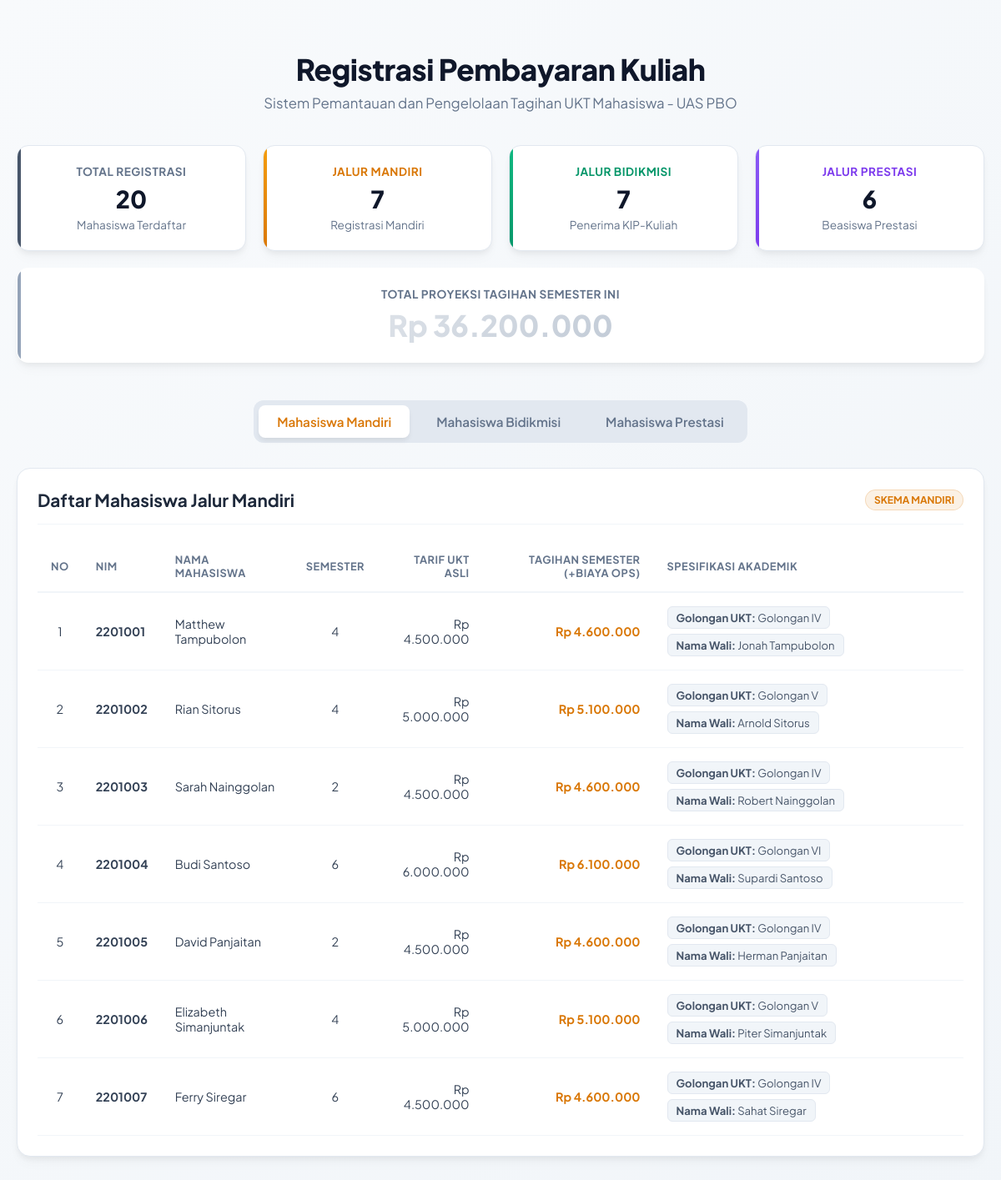
The page / on the database its author committed.
### tables this page shows
CREATE TABLE tabel_mahasiswa (
     
    id_mahasiswa INT AUTO_INCREMENT PRIMARY KEY,
    nama_mahasiswa VARCHAR(100) NOT NULL,
    nim VARCHAR(20) NOT NULL UNIQUE,
    semester INT NOT NULL,
    tarif_ukt_nominal DECIMAL(12, 2) NOT NULL,
    jenis_pembiayaan ENUM('Mandiri', 'Bidikmisi', 'Prestasi') NOT NULL,

     
     
    golongan_ukt VARCHAR(50) DEFAULT NULL,
    nama_wali VARCHAR(100) DEFAULT NULL,

     
    nomor_kip_kuliah VARCHAR(50) DEFAULT NULL,
    dana_saku_subsidi DECIMAL(12, 2) DEFAULT NULL,

     
    nama_instansi_beasiswa VARCHAR(100) DEFAULT NULL,
    minimal_ipk_syarat DECIMAL(3, 2) DEFAULT NULL
);

### MahasiswaMandiri.php (called while the page is built, shortened)
<?php
require_once 'Mahasiswa.php';
class MahasiswaMandiri extends Mahasiswa {
    protected $golonganUKT;
    protected $namaWali;
    public function __construct($id_mahasiswa, $nama_mahasiswa, $nim, $semester, $tarifUktNominal, $golonganUKT, $namaWali) {
        $this->golonganUKT = $golonganUKT;
        $this->namaWali = $namaWali;
    }
    public static function getAll() {
        $db = Database::connect();
        $stmt = $db->query("SELECT * FROM tabel_mahasiswa WHERE jenis_pembiayaan = 'Mandiri'");
        $results = [];
        while ($row = $stmt->fetch()) {
            $results[] = new self(
                $row['id_mahasiswa'],
                $row['nama_mahasiswa'],
                $row['nim'],
                $row['semester'],
                $row['tarif_ukt_nominal'],
                $row['golongan_ukt'],
                $row['nama_wali']
            );
        }
        return $results;
    }
    public function hitungTagihanSemester() {
        return (float)$this->tarifUktNominal + 100000;
    }
    public function tampilkanSpesifikasiAkademik() {
        return "Golongan UKT: " . $this->golonganUKT . ", Nama Wali: " . $this->namaWali;
    }
}

### MahasiswaBidikmisi.php (called while the page is built, shortened)
<?php
require_once 'Mahasiswa.php';
class MahasiswaBidikmisi extends Mahasiswa {
    public static function getAll() {
        $db = Database::connect();
        $stmt = $db->query("SELECT * FROM tabel_mahasiswa WHERE jenis_pembiayaan = 'Bidikmisi'");
        $results = [];
        while ($row = $stmt->fetch()) {
            $results[] = new self(
                $row['id_mahasiswa'],
                $row['nama_mahasiswa'],
                $row['nim'],
                $row['semester'],
                $row['tarif_ukt_nominal'],
                $row['nomor_kip_kuliah'],
                $row['dana_saku_subsidi']
            );
        }
        return $results;
    }
    public function hitungTagihanSemester() {
        return 0;
    }
}

### MahasiswaPrestasi.php (called while the page is built, shortened)
<?php
require_once 'Mahasiswa.php';
class MahasiswaPrestasi extends Mahasiswa {
    public static function getAll() {
        $db = Database::connect();
        $stmt = $db->query("SELECT * FROM tabel_mahasiswa WHERE jenis_pembiayaan = 'Prestasi'");
        $results = [];
        while ($row = $stmt->fetch()) {
            $results[] = new self(
                $row['id_mahasiswa'],
                $row['nama_mahasiswa'],
                $row['nim'],
                $row['semester'],
                $row['tarif_ukt_nominal'],
                $row['nama_instansi_beasiswa'],
                $row['minimal_ipk_syarat']
            );
        }
        return $results;
    }
    public function hitungTagihanSemester() {
        return (float)$this->tarifUktNominal * 0.25;
    }
}

### Mahasiswa.php (called while the page is built, shortened)
<?php
abstract class Mahasiswa {
    protected $nama_mahasiswa;
    protected $nim;
    protected $semester;
    protected $tarifUktNominal;
    public function __construct($id_mahasiswa, $nama_mahasiswa, $nim, $semester, $tarifUktNominal) {
        $this->nama_mahasiswa = $nama_mahasiswa;
        $this->nim = $nim;
        $this->semester = $semester;
        $this->tarifUktNominal = $tarifUktNominal;
    }
    public function getNamaMahasiswa() {
        return $this->nama_mahasiswa;
    }
    public function getNim() {
        return $this->nim;
    }
    public function getSemester() {
        return $this->semester;
    }
    public function getTarifUktNominal() {
        return $this->tarifUktNominal;
    }
}

### index.php (the view, shortened to what this page needs)
<?php
require_once 'Mahasiswa.php';
require_once 'MahasiswaMandiri.php';
require_once 'MahasiswaBidikmisi.php';
require_once 'MahasiswaPrestasi.php';
$mandiriList = MahasiswaMandiri::getAll();
$bidikmisiList = MahasiswaBidikmisi::getAll();
$prestasiList = MahasiswaPrestasi::getAll();
$countMandiri = count($mandiriList);
$countBidikmisi = count($bidikmisiList);
$countPrestasi = count($prestasiList);
$totalMahasiswa = $countMandiri + $countBidikmisi + $countPrestasi;
$totalTagihan = 0;
foreach ($mandiriList as $m) {
    $totalTagihan += $m->hitungTagihanSemester();
}
foreach ($bidikmisiList as $m) {
    $totalTagihan += $m->hitungTagihanSemester();
}
foreach ($prestasiList as $m) {
    $totalTagihan += $m->hitungTagihanSemester();
}
?>
<!DOCTYPE html>
<html lang="id">
<head>
    <link rel="stylesheet" href="style.css">
</head>
<body>
    <div class="container">
        <header>
            <h1 id="main-title">Registrasi Pembayaran Kuliah</h1>
            <p id="sub-title">Sistem Pemantauan dan Pengelolaan Tagihan UKT Mahasiswa - UAS PBO</p>
        </header>
        <section class="stats-grid" aria-label="Statistik Mahasiswa">
            <div class="stat-card total-border" id="card-stat-total">
                <h3>Total Registrasi</h3>
                <div class="stat-value"><?= $totalMahasiswa ?></div>
                <p style="color: var(--text-secondary); margin-top: 5px; font-size: 0.85rem;">Mahasiswa Terdaftar</p>
            </div>
            <div class="stat-card mandiri-border" id="card-stat-mandiri">
                <h3 style="color: var(--mandiri-color);">Jalur Mandiri</h3>
                <div class="stat-value text-highlight-mandiri"><?= $countMandiri ?></div>
                <p style="color: var(--text-secondary); margin-top: 5px; font-size: 0.85rem;">Registrasi Mandiri</p>
            </div>
            <div class="stat-card bidikmisi-border" id="card-stat-bidikmisi">
                <h3 style="color: var(--bidikmisi-color);">Jalur Bidikmisi</h3>
                <div class="stat-value text-highlight-bidikmisi"><?= $countBidikmisi ?></div>
                <p style="color: var(--text-secondary); margin-top: 5px; font-size: 0.85rem;">Penerima KIP-Kuliah</p>
            </div>
            <div class="stat-card prestasi-border" id="card-stat-prestasi">
                <h3 style="color: var(--prestasi-color);">Jalur Prestasi</h3>
                <div class="stat-value text-highlight-prestasi"><?= $countPrestasi ?></div>
                <p style="color: var(--text-secondary); margin-top: 5px; font-size: 0.85rem;">Beasiswa Prestasi</p>
            </div>
            <div class="stat-card" style="grid-column: 1 / -1; border-color: rgba(255, 255, 255, 0.15);" id="card-stat-revenue">
                <h3>Total Proyeksi Tagihan Semester Ini</h3>
                <div class="stat-value" style="font-size: 2.2rem; background: linear-gradient(135deg, #fff 0%, #a0aec0 100%); -webkit-background-clip: text; -webkit-text-fill-color: transparent;">
                    Rp <?= number_format($totalTagihan, 0, ',', '.') ?>
                </div>
            </div>
        </section>
        <div class="tabs-container">
            <div class="tabs-nav" role="tablist">
                <button class="tab-btn active" data-type="mandiri" onclick="switchTab('mandiri')" role="tab" id="tab-btn-mandiri">
                    Mahasiswa Mandiri
                </button>
                <button class="tab-btn" data-type="bidikmisi" onclick="switchTab('bidikmisi')" role="tab" id="tab-btn-bidikmisi">
                    Mahasiswa Bidikmisi
                </button>
                <button class="tab-btn" data-type="prestasi" onclick="switchTab('prestasi')" role="tab" id="tab-btn-prestasi">
                    Mahasiswa Prestasi
                </button>
            </div>
        </div>
        <div class="tab-panel active" id="panel-mandiri" role="tabpanel">
            <div class="table-card">
                <div class="table-header-desc">
                    <h2>Daftar Mahasiswa Jalur Mandiri</h2>
                    <span class="badge mandiri">Skema Mandiri</span>
                </div>
                <div class="table-wrapper">
                    <table>
                        <thead>
                            <tr>
                                <th class="text-center">No</th>
                                <th>NIM</th>
                                <th>Nama Mahasiswa</th>
                                <th class="text-center">Semester</th>
                                <th class="text-right">Tarif UKT Asli</th>
                                <th class="text-right">Tagihan Semester (+Biaya Ops)</th>
                                <th>Spesifikasi Akademik</th>
                            </tr>
                        </thead>
                        <tbody>
                            <?php if (empty($mandiriList)): ?>
                                <tr>
                                    <td colspan="7" class="text-center">Tidak ada data mahasiswa mandiri.</td>
                                </tr>
                            <?php else:
                                $no = 1;
                                foreach ($mandiriList as $m): ?>
                                    <tr>
                                        <td class="text-center"><?= $no++ ?></td>
                                        <td class="text-bold"><?= htmlspecialchars($m->getNim()) ?></td>
                                        <td><?= htmlspecialchars($m->getNamaMahasiswa()) ?></td>
                                        <td class="text-center"><?= htmlspecialchars($m->getSemester()) ?></td>
                                        <td class="text-right">Rp <?= number_format($m->getTarifUktNominal(), 0, ',', '.') ?></td>
                                        <td class="text-right text-bold text-highlight-mandiri">Rp <?= number_format($m->hitungTagihanSemester(), 0, ',', '.') ?></td>
                                        <td>
                                            <div class="spec-container">
                                                <?php
                                                $specs = explode(', ', $m->tampilkanSpesifikasiAkademik());
                                                foreach ($specs as $spec):
                                                    $parts = explode(': ', $spec, 2);
                                                    if (count($parts) === 2): ?>
                                                        <span class="tag-spec"><strong><?= htmlspecialchars($parts[0]) ?>:</strong> <?= htmlspecialchars($parts[1]) ?></span>
                                                    <?php else: ?>
                                                        <span class="tag-spec"><?= htmlspecialchars($spec) ?></span>
                                                    <?php endif;
                                                endforeach; ?>
                                            </div>
                                        </td>
                                    </tr>
                                <?php endforeach;
                            endif; ?>
                        </tbody>
                    </table>
                </div>
            </div>
        </div>
    </div>
</body>
</html>

### rows shown on the page
tabel_mahasiswa: nim "2201001", nama_mahasiswa "Matthew Tampubolon", semester "4", tarif_ukt_nominal "4.500.000", tarif_ukt_nominal "4.600.000", parts "Golongan UKT", parts "Golongan IV", parts "Nama Wali", parts "Jonah Tampubolon"
tabel_mahasiswa: nim "2201002", nama_mahasiswa "Rian Sitorus", semester "4", tarif_ukt_nominal "5.000.000", tarif_ukt_nominal "5.100.000", parts "Golongan UKT", parts "Golongan V", parts "Nama Wali", parts "Arnold Sitorus"
tabel_mahasiswa: nim "2201003", nama_mahasiswa "Sarah Nainggolan", semester "2", tarif_ukt_nominal "4.500.000", tarif_ukt_nominal "4.600.000", parts "Golongan UKT", parts "Golongan IV", parts "Nama Wali", parts "Robert Nainggolan"
tabel_mahasiswa: nim "2201004", nama_mahasiswa "Budi Santoso", semester "6", tarif_ukt_nominal "6.000.000", tarif_ukt_nominal "6.100.000", parts "Golongan UKT", parts "Golongan VI", parts "Nama Wali", parts "Supardi Santoso"
tabel_mahasiswa: nim "2201005", nama_mahasiswa "David Panjaitan", semester "2", tarif_ukt_nominal "4.500.000", tarif_ukt_nominal "4.600.000", parts "Golongan UKT", parts "Golongan IV", parts "Nama Wali", parts "Herman Panjaitan"
tabel_mahasiswa: nim "2201006", nama_mahasiswa "Elizabeth Simanjuntak", semester "4", tarif_ukt_nominal "5.000.000", tarif_ukt_nominal "5.100.000", parts "Golongan UKT", parts "Golongan V", parts "Nama Wali", parts "Piter Simanjuntak"
tabel_mahasiswa: nim "2201007", nama_mahasiswa "Ferry Siregar", semester "6", tarif_ukt_nominal "4.500.000", tarif_ukt_nominal "4.600.000", parts "Golongan UKT", parts "Golongan IV", parts "Nama Wali", parts "Sahat Siregar"

### other values the page prints
$totalMahasiswa "20"
$countMandiri "7"
$countBidikmisi "7"
$countPrestasi "6"
$totalTagihan "36.200.000"
